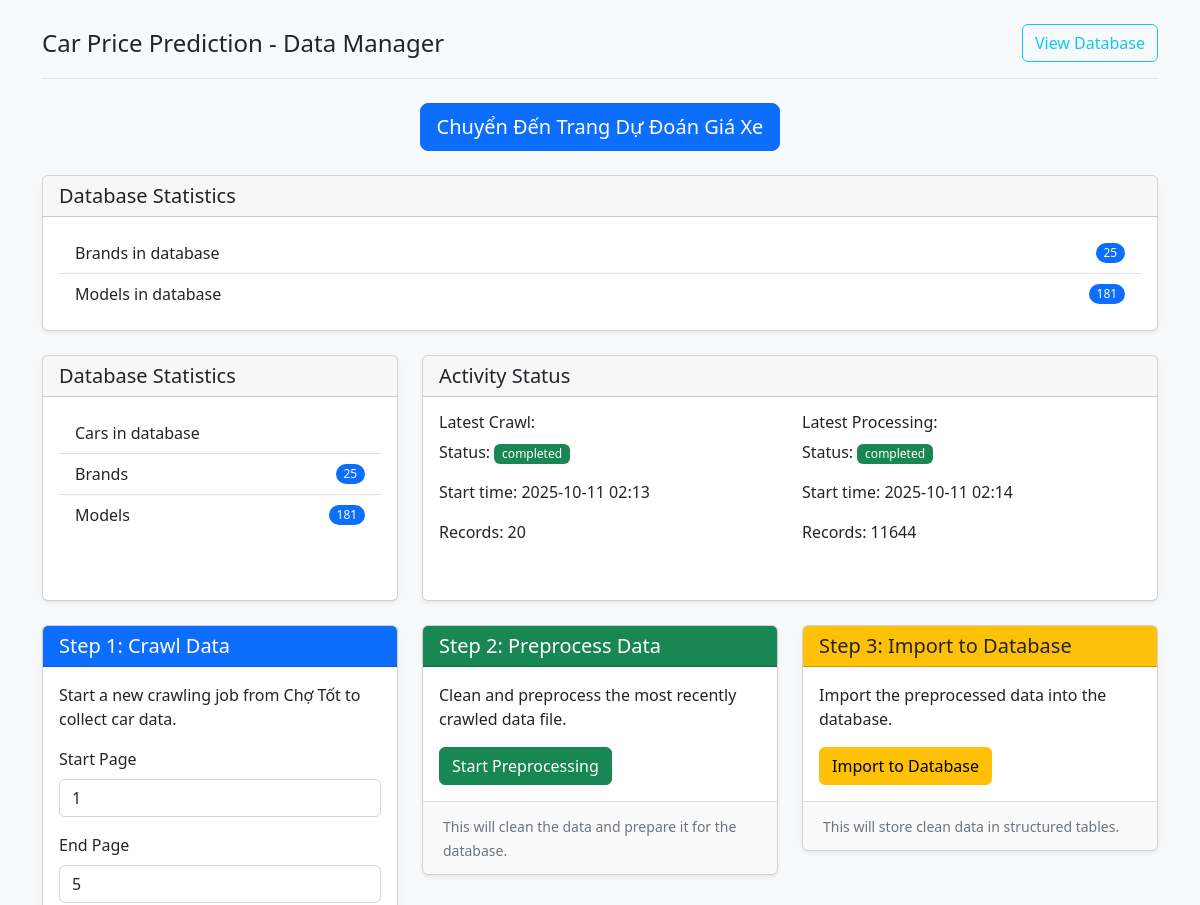
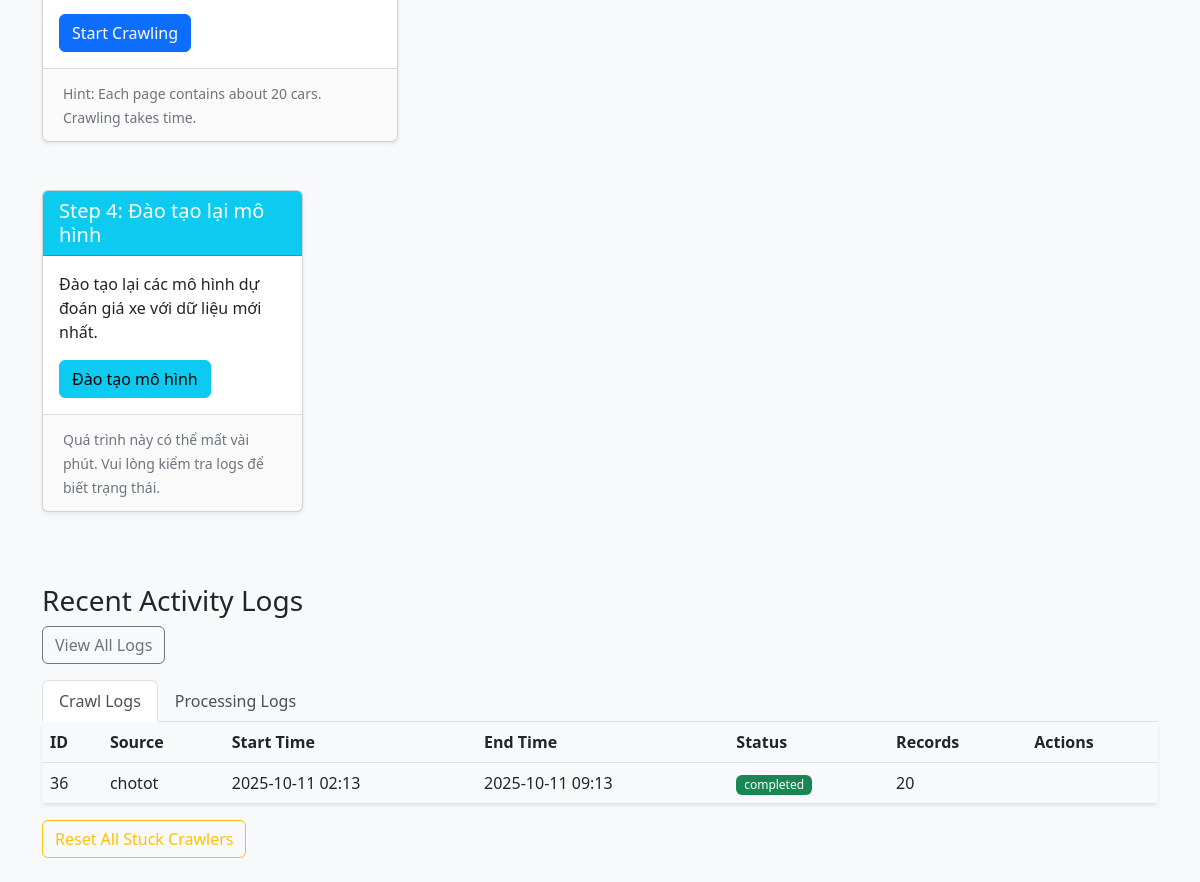
The page / on the database its author committed (2 pictures, top to bottom).
### app/models.py (models this page shows, shortened)
class CrawlLog(db.Model):
    __tablename__ = 'crawl_logs'
    id = db.Column(db.Integer, primary_key=True)
    start_time = db.Column(db.DateTime, default=datetime.utcnow)
    end_time = db.Column(db.DateTime, nullable=True)
    source = db.Column(db.String(100), nullable=False)
    status = db.Column(db.String(20), nullable=False)  # 'running', 'completed', 'failed'
    records_count = db.Column(db.Integer, default=0)
    filename = db.Column(db.String(255), nullable=True)
    error_message = db.Column(db.Text, nullable=True)

class ProcessingLog(db.Model):
    __tablename__ = 'processing_logs'
    id = db.Column(db.Integer, primary_key=True)
    start_time = db.Column(db.DateTime, default=datetime.utcnow)
    end_time = db.Column(db.DateTime, nullable=True)
    input_file = db.Column(db.String(255), nullable=False)
    output_file = db.Column(db.String(255), nullable=True)
    status = db.Column(db.String(20), nullable=False)  # 'running', 'completed', 'failed'
    records_count = db.Column(db.Integer, default=0)
    error_message = db.Column(db.Text, nullable=True)

### app/routes.py (the view)
@main_bp.route('/')
def index():
    brand_count = Brand.query.count()
    model_count = Model.query.count()
    latest_crawl = CrawlLog.query.order_by(CrawlLog.start_time.desc()).first()
    latest_processing = ProcessingLog.query.order_by(ProcessingLog.start_time.desc()).first()
    return render_template('index.html',
                           brand_count=brand_count,
                           model_count=model_count,
                           latest_crawl=latest_crawl,
                           latest_processing=latest_processing)

### app/templates/index.html (shortened to what this page needs)
<!DOCTYPE html>
<html lang="vi">
<head>
    <link rel="stylesheet" href="https://cdn.jsdelivr.net/npm/bootstrap@5.2.3/dist/css/bootstrap.min.css">
    <link rel="stylesheet" href="{{ url_for('static', filename='css/style.css') }}">
</head>
<body>
    <div class="container py-4">
        <header class="pb-3 mb-4 border-bottom">
            <div class="d-flex align-items-center text-dark text-decoration-none">
                <span class="fs-4">Car Price Prediction - Data Manager</span>
                <a href="{{ url_for('main.database_info') }}" class="btn btn-outline-info ms-auto">View Database</a>
            </div>
        </header>
        <div class="row mb-4">
            <div class="col-md-12 text-center">
                <a href="{{ url_for('main.predict') }}" class="btn btn-primary btn-lg">
                     Chuyển Đến Trang Dự Đoán Giá Xe
                </a>
            </div>
        </div>
        <div class="card h-100">
            <div class="card-header">
                <h5 class="card-title mb-0">Database Statistics</h5>
            </div>
            <div class="card-body">
                <ul class="list-group list-group-flush">
                    <li class="list-group-item d-flex justify-content-between align-items-center">
                        Brands in database
                        <span class="badge bg-primary rounded-pill">{{ brand_count }}</span>
                    </li>
                    <li class="list-group-item d-flex justify-content-between align-items-center">
                        Models in database
                        <span class="badge bg-primary rounded-pill">{{ model_count }}</span>
                    </li>
                </ul>
            </div>
        </div>
        <div class="row mb-4">
            <div class="col-md-4">
                <div class="card h-100">
                    <div class="card-header">
                        <h5 class="card-title mb-0">Database Statistics</h5>
                    </div>
                    <div class="card-body">
                        <ul class="list-group list-group-flush">
                            <li class="list-group-item d-flex justify-content-between align-items-center">
                                Cars in database
                            </li>
                            <li class="list-group-item d-flex justify-content-between align-items-center">
                                Brands
                                <span class="badge bg-primary rounded-pill">{{ brand_count }}</span>
                            </li>
                            <li class="list-group-item d-flex justify-content-between align-items-center">
                                Models
                                <span class="badge bg-primary rounded-pill">{{ model_count }}</span>
                            </li>
                        </ul>
                    </div>
                </div>
            </div>
            <div class="col-md-8">
                <div class="card h-100">
                    <div class="card-header">
                        <h5 class="card-title mb-0">Activity Status</h5>
                    </div>
                    <div class="card-body">
                        <div class="row">
                            <div class="col-md-6">
                                <h6>Latest Crawl:</h6>
                                {% if latest_crawl %}
                                <p>Status: <span
                                        class="badge bg-{{ 'success' if latest_crawl.status == 'completed' else 'warning' if latest_crawl.status == 'running' else 'danger' }}">{{
                                        latest_crawl.status }}</span></p>
                                <p>Start time: {{ latest_crawl.start_time.strftime('%Y-%m-%d %H:%M') }}</p>
                                <p>Records: {{ latest_crawl.records_count }}</p>
                                {% else %}
                                <p>No crawling activity recorded yet.</p>
                                {% endif %}
                            </div>
                            <div class="col-md-6">
                                <h6>Latest Processing:</h6>
                                {% if latest_processing %}
                                <p>Status: <span
                                        class="badge bg-{{ 'success' if latest_processing.status == 'completed' else 'warning' if latest_processing.status == 'running' else 'danger' }}">{{
                                        latest_processing.status }}</span></p>
                                <p>Start time: {{ latest_processing.start_time.strftime('%Y-%m-%d %H:%M') }}</p>
                                <p>Records: {{ latest_processing.records_count }}</p>
                                {% else %}
                                <p>No processing activity recorded yet.</p>
                                {% endif %}
                            </div>
                        </div>
                    </div>
                </div>
            </div>
        </div>
        <div class="row">
            <div class="col-md-4 mb-4">
                <div class="card">
                    <div class="card-header bg-primary text-white">
                        <h5 class="card-title mb-0">Step 1: Crawl Data</h5>
                    </div>
                    <div class="card-body">
                        <p class="card-text">Start a new crawling job from Chợ Tốt to collect car data.</p>
                        <form action="{{ url_for('main.crawl') }}" method="post">
                            <div class="mb-3">
                                <label for="start_page" class="form-label">Start Page</label>
                                <input type="number" class="form-control" id="start_page" name="start_page" value="1"
                                    min="1" required>
                            </div>
                            <div class="mb-3">
                                <label for="end_page" class="form-label">End Page</label>
                                <input type="number" class="form-control" id="end_page" name="end_page" value="5"
                                    min="1" required>
                            </div>
                            <button type="submit" class="btn btn-primary">Start Crawling</button>
                        </form>
                    </div>
                    <div class="card-footer">
                        <small class="text-muted">Hint: Each page contains about 20 cars. Crawling takes time.</small>
                    </div>
                </div>
            </div>
            <div class="col-md-4 mb-4">
                <div class="card">
                    <div class="card-header bg-success text-white">
                        <h5 class="card-title mb-0">Step 2: Preprocess Data</h5>
                    </div>
                    <div class="card-body">
                        <p class="card-text">Clean and preprocess the most recently crawled data file.</p>
                        <form action="{{ url_for('main.preprocess') }}" method="post">
                            <button type="submit" class="btn btn-success">Start Preprocessing</button>
                        </form>
                    </div>
                    <div class="card-footer">
                        <small class="text-muted">This will clean the data and prepare it for the database.</small>
                    </div>
                </div>
            </div>
            <div class="col-md-4 mb-4">
                <div class="card">
                    <div class="card-header bg-warning text-dark">
                        <h5 class="card-title mb-0">Step 3: Import to Database</h5>
                    </div>
                    <div class="card-body">
                        <p class="card-text">Import the preprocessed data into the database.</p>
                        <form action="{{ url_for('main.import_to_db') }}" method="post">
                            <button type="submit" class="btn btn-warning">Import to Database</button>
                        </form>
                    </div>
                    <div class="card-footer">
                        <small class="text-muted">This will store clean data in structured tables.</small>
                    </div>
                </div>
            </div>
            <div class="col-md-3 mb-4">
                <div class="card">
                    <div class="card-header bg-info text-white">
                        <h5 class="card-title mb-0">Step 4: Đào tạo lại mô hình</h5>
                    </div>
                    <div class="card-body">
                        <p class="card-text">Đào tạo lại các mô hình dự đoán giá xe với dữ liệu mới nhất.</p>
                        <form action="{{ url_for('main.train_models') }}" method="post">
                            <button type="submit" class="btn btn-info">Đào tạo mô hình</button>
                        </form>
                    </div>
                    <div class="card-footer">
                        <small class="text-muted">Quá trình này có thể mất vài phút. Vui lòng kiểm tra logs để biết
                            trạng thái.</small>
                    </div>
                </div>
            </div>
        </div>
        <div class="row mt-4">
            <div class="col">
                <h3>Recent Activity Logs</h3>
                <div class="mb-3">
                    <a href="{{ url_for('main.logs') }}" class="btn btn-outline-secondary">View All Logs</a>
                </div>
                <ul class="nav nav-tabs" id="myTab" role="tablist">
                    <li class="nav-item" role="presentation">
                        <button class="nav-link active" id="crawl-tab" data-bs-toggle="tab"
                            data-bs-target="#crawl-tab-pane" type="button" role="tab" aria-controls="crawl-tab-pane"
                            aria-selected="true">Crawl Logs</button>
                    </li>
                    <li class="nav-item" role="presentation">
                        <button class="nav-link" id="process-tab" data-bs-toggle="tab"
                            data-bs-target="#process-tab-pane" type="button" role="tab" aria-controls="process-tab-pane"
                            aria-selected="false">Processing Logs</button>
                    </li>
                </ul>
                <div class="tab-content" id="myTabContent">
                    <div class="tab-pane fade show active" id="crawl-tab-pane" role="tabpanel"
                        aria-labelledby="crawl-tab" tabindex="0">
                        {% if latest_crawl %}
                        <div class="table-responsive">
                            <table class="table table-hover">
                                <thead>
                                    <tr>
                                        <th>ID</th>
                                        <th>Source</th>
                                        <th>Start Time</th>
                                        <th>End Time</th>
                                        <th>Status</th>
                                        <th>Records</th>
                                        <th>Actions</th>
                                    </tr>
                                </thead>
                                <tbody>
                                    <tr data-log-id="{{ latest_crawl.id }}">
                                        <td>{{ latest_crawl.id }}</td>
                                        <td>{{ latest_crawl.source }}</td>
                                        <td>{{ latest_crawl.start_time.strftime('%Y-%m-%d %H:%M') }}</td>
                                        <td>{{ latest_crawl.end_time.strftime('%Y-%m-%d %H:%M') if latest_crawl.end_time
                                            else '-' }}</td>
                                        <td><span
                                                class="badge bg-{{ 'success' if latest_crawl.status == 'completed' else 'warning' if latest_crawl.status.startswith('running') else 'danger' }} crawler-status">{{
                                                latest_crawl.status }}</span></td>
                                        <td>{{ latest_crawl.records_count }}</td>
                                        <td class="crawler-actions">
                                        </td>
                                    </tr>
                                </tbody>
                            </table>
                        </div>
                        <div class="mt-3">
                            <button class="btn btn-outline-warning" onclick="checkStuckCrawlers()">
                                Reset All Stuck Crawlers
                            </button>
                        </div>
                        {% else %}
                        <p class="mt-3">No crawl logs found.</p>
                        {% endif %}
                    </div>
                </div>
            </div>
        </div>
    </div>
</body>
</html>

### app/static/css/style.css (style rules this page uses)
body { background-color: #f8f9fa; }
.card { box-shadow: 0 0.125rem 0.25rem rgba(0, 0, 0, 0.075); margin-bottom: 1.5rem; }
.card-header { font-weight: 500; }
.badge { font-weight: 500; padding: 0.35em 0.65em; }
.card { transition: transform 0.3s ease; }
.card-footer { background-color: rgba(0, 0, 0, 0.02); border-top: 1px solid rgba(0, 0, 0, 0.125); padding: 0.75rem 1.25rem; }
.table-responsive { margin-bottom: 1rem; box-shadow: 0 0.125rem 0.25rem rgba(0, 0, 0, 0.075); border-radius: 0.25rem; overflow: hidden; }
.table { margin-bottom: 0; }
.nav-tabs .nav-link { color: #495057; }
.nav-tabs .nav-link.active { font-weight: 500; }

### rows shown on the page
CrawlLog: status "completed", start_time "2025-10-11 02:13", records_count "20", id "36", source "chotot", end_time "2025-10-11 09:13"
ProcessingLog: status "completed", start_time "2025-10-11 02:14", records_count "11644"

### other values the page prints
{{ brand_count }} "25"
{{ model_count }} "181"
